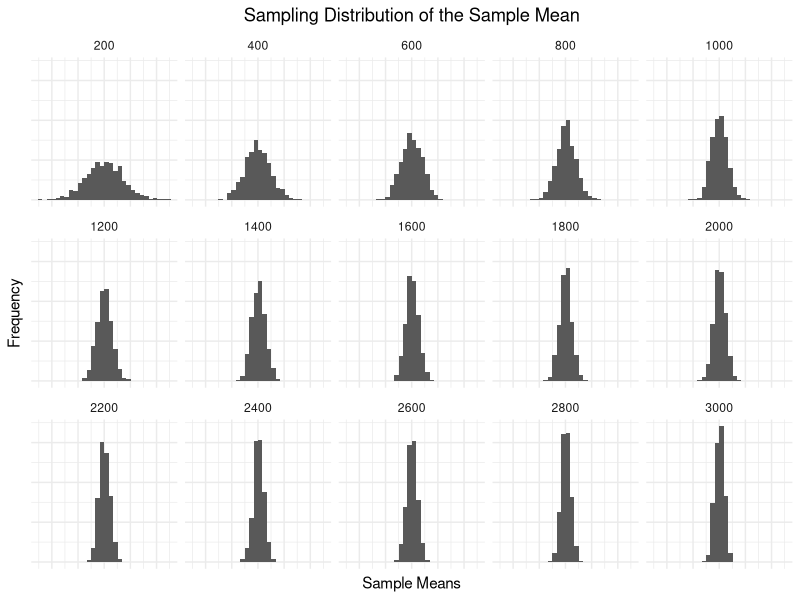
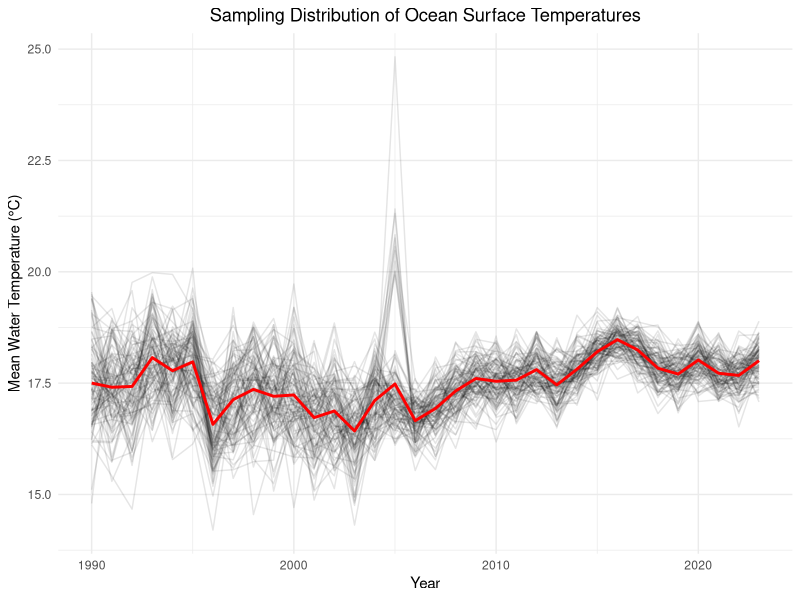

Write the R code that produced these figures, in order.
# File name: Week3_Synch_Session.R
# Description: This script contains code for the Week 3 synchronous session with a focus on the sampling distribution
# Date created: 2024-09-06
# Author: Nicholas Bell (belln@sas.upenn.edu)

# Load the tidyverse
library(tidyverse)

# In the video lectures, we learned that we can decrease the dispersion (increase the precision) of our sample means by increasing our sample size. Yet, pollsters often use small sample sizes of around 1,000 respondents. Why don't pollsters use larger sample sizes to increase the precision of their estimates?

# Let's say we are measuring a variable with a mean of 50 and a standard deviation of 10. (This meanas that How much does the standard deviation of our sample means decrease as we increase our sample size?

population <- rnorm(100000, mean = 50, sd = 10)

sample_size_df <- tibble()
for (sample_size in seq(200, 3000, 200)) {
  sample_means <- replicate(1000, {
    mean(
      sample(population, sample_size, replace = TRUE)
    )
  })
  sample_means_df <- tibble(
    sample_size = sample_size,
    sample_means = sample_means
  )
  sample_size_df <- bind_rows(sample_size_df, sample_means_df)
}

ggplot(sample_size_df, aes(x = sample_means)) +
  geom_histogram() +
  facet_wrap(~sample_size, ncol = 5) +
  labs(
    title = "Sampling Distribution of the Sample Mean",
    x = "Sample Means",
    y = "Frequency"
  ) +
  theme_minimal() +
  theme(
    axis.text = element_blank(),
    axis.ticks = element_blank(),
    plot.title = element_text(hjust = 0.5)
  )

# Now let's work with some real data, specifically from NOAA's National Buoy Data Center (https://www.ndbc.noaa.gov/). The data contains hourly measurements of wind speed, wind direction, air temperature, and water temperature from over a thousand buoys around the world. I've already downloaded the data for you and generated the mean water surface temperature for each buoy for each month.
buoy <- read_csv("data/week3/buoydata.csv")

# Given this data, how certain can we be that global temperatures have been rising since 1990? It depends on the sampling distribution! When the sampling distribution is tight, we can be more certain that the observed trend is real. When the sampling distribution is wide, we can't be as certain.

# For each year since 1990, I am going to sample 30 buoys (with replacement) and calculate the mean water temperature. I will repeat this process 100 times for each year.
set.seed(20912)
sampling_dist <- tibble()
for (year in 1990:2023) {
  cat("Processing year:", year, "\n")
  for (i in 1:100) {
    sampled_buoys <- buoy |>
      filter(YEAR == year) |>
      sample_frac(.1, replace = TRUE)
    mean_temp <- mean(sampled_buoys$WTMP, na.rm = TRUE)
    sampling_dist <- bind_rows(
      sampling_dist,
      tibble(
        YEAR = year,
        sample_mean = mean_temp,
        iteration = i
      )
    )
  }
}

# We can also calculate our estimate of the mean from our samples.
estimate_means <- sampling_dist |>
  group_by(date = make_datetime(YEAR)) |>
  summarize(estimate_mean = mean(sample_mean, na.rm = TRUE))

# Now, I'm going to plot the timeseries of sampled ocean surface temperatures, along with the mean.

sampling_dist |>
  mutate(date = make_datetime(YEAR)) |>
  ggplot() +
  geom_line(aes(x = date, y = sample_mean, group = iteration), alpha = 0.1) +
  geom_line(
    data = estimate_means,
    aes(x = date, y = estimate_mean),
    color = "red",
    size = 1
  ) +
  theme_minimal() +
  labs(
    title = "Sampling Distribution of Ocean Surface Temperatures",
    x = "Year",
    y = "Mean Water Temperature (°C)"
  ) +
  theme(plot.title = element_text(hjust = 0.5))
